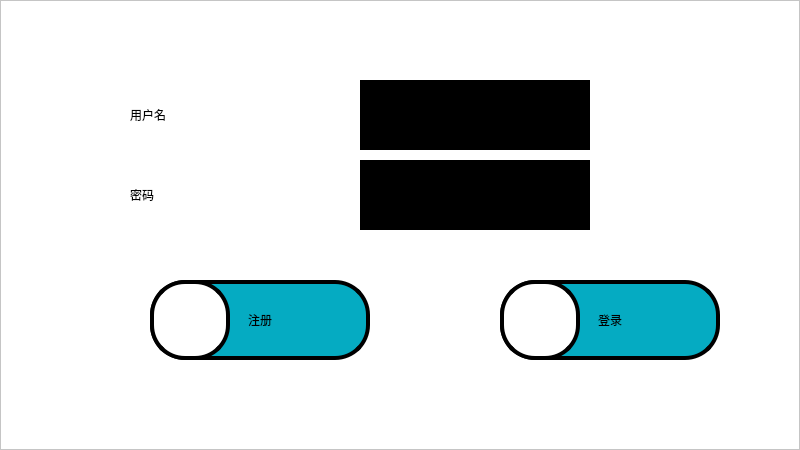
<?xml version="1.0" encoding="UTF-8"?>
<ui version="4.0">
 <class>LoginForm</class>
 <widget class="QWidget" name="LoginForm">
  <property name="geometry">
   <rect>
    <x>0</x>
    <y>0</y>
    <width>800</width>
    <height>450</height>
   </rect>
  </property>
  <property name="windowTitle">
   <string>Form</string>
  </property>
  <property name="styleSheet">
   <string notr="true">background-color: rgb(255, 255, 255);</string>
  </property>
  <widget class="QFrame" name="frame">
   <property name="geometry">
    <rect>
     <x>0</x>
     <y>0</y>
     <width>800</width>
     <height>450</height>
    </rect>
   </property>
   <property name="frameShape">
    <enum>QFrame::StyledPanel</enum>
   </property>
   <property name="frameShadow">
    <enum>QFrame::Raised</enum>
   </property>
   <widget class="QFrame" name="frame_3">
    <property name="geometry">
     <rect>
      <x>0</x>
      <y>0</y>
      <width>800</width>
      <height>450</height>
     </rect>
    </property>
    <property name="frameShape">
     <enum>QFrame::StyledPanel</enum>
    </property>
    <property name="frameShadow">
     <enum>QFrame::Raised</enum>
    </property>
    <widget class="QPushButton" name="registerBtn">
     <property name="geometry">
      <rect>
       <x>150</x>
       <y>280</y>
       <width>220</width>
       <height>80</height>
      </rect>
     </property>
     <property name="styleSheet">
      <string notr="true">QPushButton {
font: 20pt &quot;宋体&quot;;
border:4px solid rgb(0,0,0);
background-color:#05abc2;
border-radius: 35px;
}

QPushButton:pressed{
background-color: rgb(255, 0, 0);
}
</string>
     </property>
     <property name="text">
      <string>注册</string>
     </property>
    </widget>
    <widget class="QPushButton" name="loginBtn">
     <property name="geometry">
      <rect>
       <x>500</x>
       <y>280</y>
       <width>220</width>
       <height>80</height>
      </rect>
     </property>
     <property name="styleSheet">
      <string notr="true">QPushButton {
font: 20pt &quot;宋体&quot;;
border:4px solid rgb(0,0,0);
background-color:#05abc2;
border-radius: 35px;
}

QPushButton:pressed{
background-color: rgb(255, 0, 0);
}
</string>
     </property>
     <property name="text">
      <string>登录</string>
     </property>
    </widget>
    <widget class="QLabel" name="label">
     <property name="geometry">
      <rect>
       <x>130</x>
       <y>80</y>
       <width>230</width>
       <height>70</height>
      </rect>
     </property>
     <property name="styleSheet">
      <string notr="true">font: 20pt &quot;宋体&quot;;</string>
     </property>
     <property name="text">
      <string>用户名</string>
     </property>
    </widget>
    <widget class="QLabel" name="label_2">
     <property name="geometry">
      <rect>
       <x>130</x>
       <y>160</y>
       <width>230</width>
       <height>70</height>
      </rect>
     </property>
     <property name="styleSheet">
      <string notr="true">font: 20pt &quot;宋体&quot;;</string>
     </property>
     <property name="text">
      <string>密码</string>
     </property>
    </widget>
    <widget class="QLineEdit" name="nameLine">
     <property name="geometry">
      <rect>
       <x>360</x>
       <y>80</y>
       <width>230</width>
       <height>70</height>
      </rect>
     </property>
     <property name="styleSheet">
      <string notr="true">QLineEdit{
font: 20pt &quot;宋体&quot;;
color: rgb(255,255,255);
background-color:rgba(0,0,0,255);
border:none;
border-bottom:2px solid rgba(0,0,0,255);
}
QLineEdit:hover {
border:none;
border-bottom:2px solid rgba(46, 82, 101, 200);
color:rgba(0, 0, 0, 240);
}
QLineEdit:focus {
border:none;
border-bottom:2px solid rgba(46, 82, 101, 200);
color:rgb(0, 170, 190);
}</string>
     </property>
    </widget>
    <widget class="QLineEdit" name="numLine">
     <property name="geometry">
      <rect>
       <x>360</x>
       <y>160</y>
       <width>230</width>
       <height>70</height>
      </rect>
     </property>
     <property name="styleSheet">
      <string notr="true">QLineEdit{
font: 20pt &quot;宋体&quot;;
color: rgb(255,255,255);
background-color:rgba(0,0,0,255);
border:none;
border-bottom:2px solid rgba(0,0,0,255);
}
QLineEdit:hover {
border:none;
border-bottom:2px solid rgba(46, 82, 101, 200);
color:rgba(0, 0, 0, 240);
}
QLineEdit:focus {
border:none;
border-bottom:2px solid rgba(46, 82, 101, 200);
color:rgb(0, 170, 190);
}</string>
     </property>
    </widget>
    <widget class="QLabel" name="register_icon_label">
     <property name="geometry">
      <rect>
       <x>150</x>
       <y>280</y>
       <width>80</width>
       <height>80</height>
      </rect>
     </property>
     <property name="styleSheet">
      <string notr="true">font: 20pt &quot;幼圆&quot;;
border:4px solid rgb(0,0,0);
background-color: rgb(255, 255, 255);
border-radius: 35px;

</string>
     </property>
     <property name="text">
      <string/>
     </property>
    </widget>
    <widget class="QLabel" name="login_icon_label">
     <property name="geometry">
      <rect>
       <x>500</x>
       <y>280</y>
       <width>80</width>
       <height>80</height>
      </rect>
     </property>
     <property name="styleSheet">
      <string notr="true">font: 20pt &quot;幼圆&quot;;
border:4px solid rgb(0,0,0);
background-color: rgb(255, 255, 255);
border-radius: 35px;

</string>
     </property>
     <property name="text">
      <string/>
     </property>
    </widget>
   </widget>
  </widget>
 </widget>
 <resources/>
 <connections/>
</ui>
